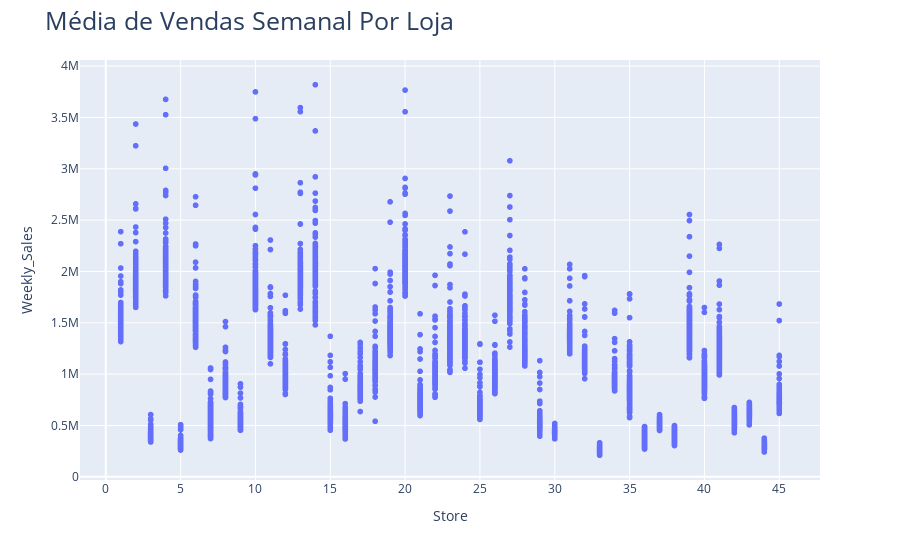

Notebook code cell kept with this figure:
### Code cell
# Qual o preço médio de venda semanal por loja?

fig = px.scatter(df, x='Store', y='Weekly_Sales')

fig.update_layout(title_text = 'Média de Vendas Semanal Por Loja', title_font_size = 25)

fig.show()

### Figure 1 — Plotly figure (JSON) as saved in the notebook; plotly's stock layout.template omitted (floating-point values rounded to 4 significant figures; data arrays with more than 128 entries replaced by an {"elided": "..."} marker saying what was removed)
{"data": [{"hovertemplate": "Store=%{x}<br>Weekly_Sales=%{y}<extra></extra>", "legendgroup": "", "marker": {"color": "#636efa", "symbol": "circle"}, "mode": "markers", "name": "", "showlegend": false, "type": "scattergl", "x": {"elided": "6435 int values"}, "xaxis": "x", "y": {"elided": "6435 float values"}, "yaxis": "y"}], "layout": {"legend": {"tracegroupgap": 0}, "margin": {"t": 60}, "title": {"font": {"size": 25}, "text": "Média de Vendas Semanal Por Loja"}, "xaxis": {"anchor": "y", "domain": [0, 1], "title": {"text": "Store"}}, "yaxis": {"anchor": "x", "domain": [0, 1], "title": {"text": "Weekly_Sales"}}}}
